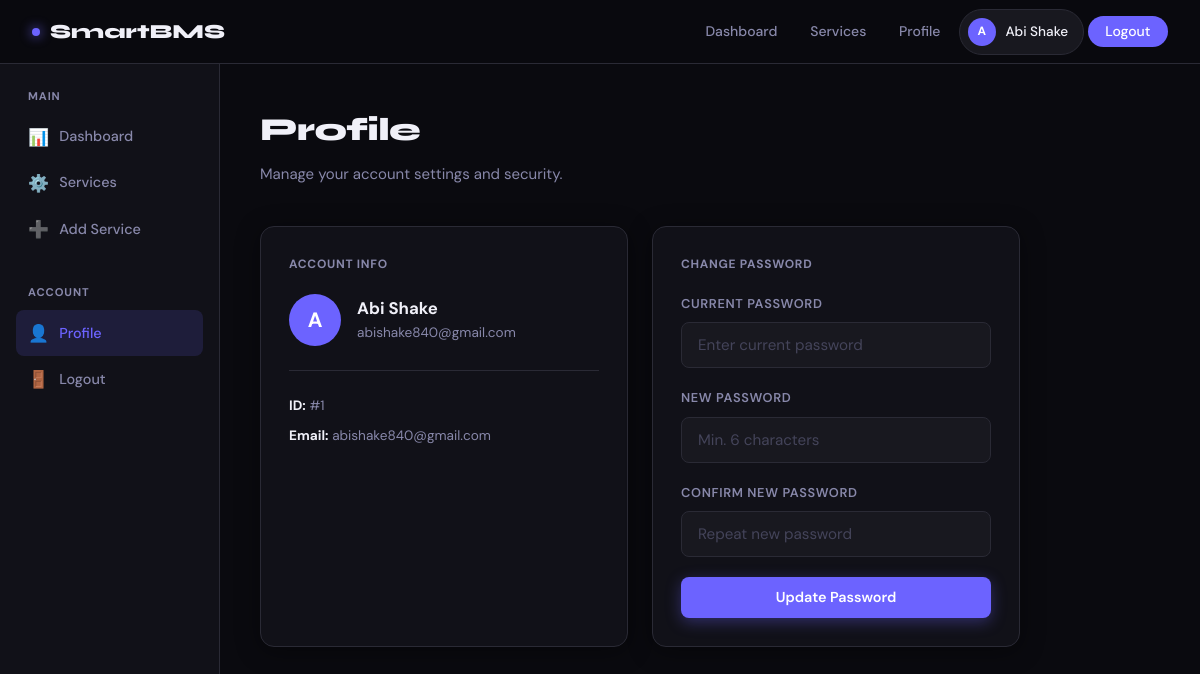
Screenshot of /profile (signed in) with the database file from the repository.
### tables this page shows
CREATE TABLE users (
        id INTEGER PRIMARY KEY AUTOINCREMENT,
        name TEXT NOT NULL,
        email TEXT UNIQUE NOT NULL,
        password TEXT NOT NULL
    );

### app.py (the view, shortened to what this page needs)
@app.route('/profile', methods=['GET', 'POST'])
@login_required
def profile():
    conn = get_db()
    user = conn.execute('SELECT * FROM users WHERE id = ?', (session['user_id'],)).fetchone()
    conn.close()
    return render_template('profile.html', user=user)

### app.py (called while the page is built)
def get_db():
    conn = sqlite3.connect(DB)
    conn.row_factory = sqlite3.Row
    return conn

def login_required(f):
    from functools import wraps
    @wraps(f)
    def decorated(*args, **kwargs):
        if 'user_id' not in session:
            flash('Please log in to access this page.', 'error')
            return redirect(url_for('login'))
        return f(*args, **kwargs)
    return decorated

### templates/profile.html (shortened to what this page needs)
{% extends "app_base.html" %}
{% block app_content %}
<div class="page-header">
  <h1>Profile</h1>
  <p>Manage your account settings and security.</p>
</div>
<div style="display:grid;grid-template-columns:1fr 1fr;gap:1.5rem;max-width:760px;">
  <div class="card">
    <p class="card-title">Account Info</p>
    <div style="display:flex;align-items:center;gap:1rem;margin-bottom:1.5rem;">
      <div class="avatar" style="width:52px;height:52px;font-size:1.3rem;">
        {{ user['name'][0].upper() }}
      </div>
      <div>
        <div style="font-weight:700;font-size:1.05rem;">{{ user['name'] }}</div>
        <div class="text-muted text-sm">{{ user['email'] }}</div>
      </div>
    </div>
    <div class="divider"></div>
    <div style="font-size:0.85rem;color:var(--text-muted);">
      <div style="margin-bottom:0.5rem;"><strong style="color:var(--text);">ID:</strong> #{{ user['id'] }}</div>
      <div><strong style="color:var(--text);">Email:</strong> {{ user['email'] }}</div>
    </div>
  </div>
  <div class="card">
    <p class="card-title">Change Password</p>
    <form method="POST">
      <div class="form-group">
        <label for="old_password">Current Password</label>
        <input type="password" id="old_password" name="old_password" placeholder="Enter current password" required>
      </div>
      <div class="form-group">
        <label for="new_password">New Password</label>
        <input type="password" id="new_password" name="new_password" placeholder="Min. 6 characters" required>
      </div>
      <div class="form-group">
        <label for="confirm_password">Confirm New Password</label>
        <input type="password" id="confirm_password" name="confirm_password" placeholder="Repeat new password" required>
      </div>
      <button type="submit" class="btn btn-primary btn-full">Update Password</button>
    </form>
  </div>
</div>
{% endblock %}

### templates/app_base.html
{% extends "base.html" %}
{% block content %}
<div class="app-layout">
  <aside class="sidebar">
    <div class="sidebar-section">
      <p class="sidebar-label">Main</p>
      <ul class="sidebar-nav">
        <li>
          <a href="{{ url_for('dashboard') }}" class="{{ 'active' if request.endpoint == 'dashboard' }}">
            <span class="nav-icon">📊</span> Dashboard
          </a>
        </li>
        <li>
          <a href="{{ url_for('services') }}" class="{{ 'active' if request.endpoint in ['services','edit_service'] }}">
            <span class="nav-icon">⚙️</span> Services
          </a>
        </li>
        <li>
          <a href="{{ url_for('add_service') }}" class="{{ 'active' if request.endpoint == 'add_service' }}">
            <span class="nav-icon">➕</span> Add Service
          </a>
        </li>
      </ul>
    </div>
    <div class="sidebar-section">
      <p class="sidebar-label">Account</p>
      <ul class="sidebar-nav">
        <li>
          <a href="{{ url_for('profile') }}" class="{{ 'active' if request.endpoint == 'profile' }}">
            <span class="nav-icon">👤</span> Profile
          </a>
        </li>
        <li>
          <a href="{{ url_for('logout') }}">
            <span class="nav-icon">🚪</span> Logout
          </a>
        </li>
      </ul>
    </div>
  </aside>
  <main class="main-content">
    {% block app_content %}{% endblock %}
  </main>
</div>
{% endblock %}

### templates/base.html (shortened to what this page needs)
<!DOCTYPE html>
<html lang="en">
<head>
  <link rel="stylesheet" href="{{ url_for('static', filename='css/style.css') }}">
</head>
<body>
{% block navbar %}
<nav class="navbar">
  <a href="{{ url_for('index') }}" class="navbar-brand">
    <span class="dot"></span> SmartBMS
  </a>
  <ul class="navbar-nav">
    {% if session.get('user_id') %}
      <li><a href="{{ url_for('dashboard') }}">Dashboard</a></li>
      <li><a href="{{ url_for('services') }}">Services</a></li>
      <li><a href="{{ url_for('profile') }}">Profile</a></li>
      <li>
        <div class="user-chip">
          <div class="avatar">{{ session.get('user_name', 'U')[0].upper() }}</div>
          {{ session.get('user_name', '') }}
        </div>
      </li>
      <li><a href="{{ url_for('logout') }}" class="btn-nav">Logout</a></li>
    {% else %}
      <li><a href="{{ url_for('login') }}">Login</a></li>
      <li><a href="{{ url_for('register') }}" class="btn-nav">Get Started</a></li>
    {% endif %}
  </ul>
</nav>
{% endblock %}
{% block content %}{% endblock %}
</body>
</html>

### rows the page displays
users: get "Abi Shake", name "A", name "Abi Shake", email "abishake840@gmail.com", id "1"

### other values shown
{{ session.get('user_name', 'U')[0].upper() }} "A"
